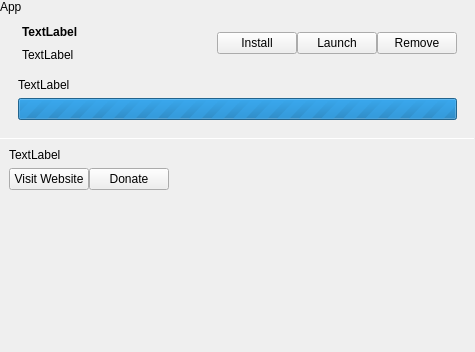
<?xml version="1.0" encoding="UTF-8"?>
<ui version="4.0">
 <class>AppInfoPopover</class>
 <widget class="QWidget" name="AppInfoPopover">
  <property name="geometry">
   <rect>
    <x>0</x>
    <y>0</y>
    <width>475</width>
    <height>352</height>
   </rect>
  </property>
  <property name="windowTitle">
   <string notr="true">Form</string>
  </property>
  <layout class="QVBoxLayout" name="verticalLayout">
   <property name="spacing">
    <number>0</number>
   </property>
   <property name="leftMargin">
    <number>0</number>
   </property>
   <property name="topMargin">
    <number>0</number>
   </property>
   <property name="rightMargin">
    <number>0</number>
   </property>
   <property name="bottomMargin">
    <number>0</number>
   </property>
   <item>
    <widget class="tTitleLabel" name="titleLabel">
     <property name="text">
      <string notr="true">App</string>
     </property>
    </widget>
   </item>
   <item>
    <layout class="QVBoxLayout" name="verticalLayout_5">
     <property name="spacing">
      <number>6</number>
     </property>
     <property name="leftMargin">
      <number>9</number>
     </property>
     <property name="topMargin">
      <number>9</number>
     </property>
     <property name="rightMargin">
      <number>9</number>
     </property>
     <property name="bottomMargin">
      <number>9</number>
     </property>
     <item>
      <layout class="QGridLayout" name="gridLayout">
       <item row="1" column="1">
        <widget class="QLabel" name="summaryLabel">
         <property name="text">
          <string notr="true">TextLabel</string>
         </property>
         <property name="wordWrap">
          <bool>true</bool>
         </property>
        </widget>
       </item>
       <item row="0" column="0" rowspan="2">
        <widget class="QLabel" name="iconLabel">
         <property name="text">
          <string notr="true"/>
         </property>
        </widget>
       </item>
       <item row="0" column="1">
        <widget class="QLabel" name="appNameLabel">
         <property name="sizePolicy">
          <sizepolicy hsizetype="Expanding" vsizetype="Preferred">
           <horstretch>0</horstretch>
           <verstretch>0</verstretch>
          </sizepolicy>
         </property>
         <property name="font">
          <font>
           <weight>75</weight>
           <bold>true</bold>
          </font>
         </property>
         <property name="text">
          <string notr="true">TextLabel</string>
         </property>
        </widget>
       </item>
       <item row="0" column="2" rowspan="2">
        <widget class="QWidget" name="actionsWidget" native="true">
         <layout class="QHBoxLayout" name="horizontalLayout">
          <property name="spacing">
           <number>0</number>
          </property>
          <item>
           <widget class="tCircularSpinner" name="actionSpinner" native="true"/>
          </item>
          <item>
           <widget class="QPushButton" name="installButton">
            <property name="text">
             <string>Install</string>
            </property>
            <property name="icon">
             <iconset theme="package-install">
              <normaloff>.</normaloff>.</iconset>
            </property>
           </widget>
          </item>
          <item>
           <widget class="QPushButton" name="launchButton">
            <property name="text">
             <string>Launch</string>
            </property>
            <property name="icon">
             <iconset theme="go-next">
              <normaloff>.</normaloff>.</iconset>
            </property>
           </widget>
          </item>
          <item>
           <widget class="QPushButton" name="removeButton">
            <property name="text">
             <string>Remove</string>
            </property>
            <property name="icon">
             <iconset theme="package-remove">
              <normaloff>.</normaloff>.</iconset>
            </property>
           </widget>
          </item>
         </layout>
        </widget>
       </item>
      </layout>
     </item>
     <item>
      <widget class="tConditionalWidget" name="progressWidget" native="true">
       <layout class="QVBoxLayout" name="verticalLayout_4">
        <item>
         <widget class="QLabel" name="statusLabel">
          <property name="text">
           <string notr="true">TextLabel</string>
          </property>
         </widget>
        </item>
        <item>
         <widget class="QProgressBar" name="progressBar">
          <property name="maximum">
           <number>0</number>
          </property>
          <property name="value">
           <number>-1</number>
          </property>
         </widget>
        </item>
       </layout>
      </widget>
     </item>
    </layout>
   </item>
   <item>
    <widget class="Line" name="line">
     <property name="maximumSize">
      <size>
       <width>16777215</width>
       <height>1</height>
      </size>
     </property>
     <property name="orientation">
      <enum>Qt::Horizontal</enum>
     </property>
    </widget>
   </item>
   <item>
    <widget class="tStackedWidget" name="stackedWidget">
     <property name="currentIndex">
      <number>0</number>
     </property>
     <widget class="QWidget" name="detailsPage">
      <layout class="QVBoxLayout" name="verticalLayout_3">
       <property name="spacing">
        <number>0</number>
       </property>
       <property name="leftMargin">
        <number>0</number>
       </property>
       <property name="topMargin">
        <number>0</number>
       </property>
       <property name="rightMargin">
        <number>0</number>
       </property>
       <property name="bottomMargin">
        <number>0</number>
       </property>
       <item>
        <widget class="QScrollArea" name="scrollArea">
         <property name="frameShape">
          <enum>QFrame::NoFrame</enum>
         </property>
         <property name="widgetResizable">
          <bool>true</bool>
         </property>
         <widget class="QWidget" name="scrollAreaWidgetContents">
          <property name="geometry">
           <rect>
            <x>0</x>
            <y>0</y>
            <width>475</width>
            <height>199</height>
           </rect>
          </property>
          <layout class="QVBoxLayout" name="verticalLayout_2">
           <property name="spacing">
            <number>0</number>
           </property>
           <property name="leftMargin">
            <number>0</number>
           </property>
           <property name="topMargin">
            <number>0</number>
           </property>
           <property name="rightMargin">
            <number>0</number>
           </property>
           <property name="bottomMargin">
            <number>0</number>
           </property>
           <item>
            <widget class="ScreenshotBrowser" name="screenshotBrowser" native="true"/>
           </item>
           <item>
            <layout class="QVBoxLayout" name="verticalLayout_6">
             <property name="spacing">
              <number>6</number>
             </property>
             <property name="leftMargin">
              <number>9</number>
             </property>
             <property name="topMargin">
              <number>9</number>
             </property>
             <property name="rightMargin">
              <number>9</number>
             </property>
             <property name="bottomMargin">
              <number>9</number>
             </property>
             <item>
              <widget class="QLabel" name="descriptionLabel">
               <property name="text">
                <string notr="true">TextLabel</string>
               </property>
               <property name="wordWrap">
                <bool>true</bool>
               </property>
              </widget>
             </item>
             <item>
              <layout class="QHBoxLayout" name="horizontalLayout_2">
               <property name="spacing">
                <number>0</number>
               </property>
               <item>
                <widget class="QPushButton" name="homepageButton">
                 <property name="text">
                  <string>Visit Website</string>
                 </property>
                </widget>
               </item>
               <item>
                <widget class="QPushButton" name="donateButton">
                 <property name="text">
                  <string>Donate</string>
                 </property>
                </widget>
               </item>
               <item>
                <spacer name="horizontalSpacer">
                 <property name="orientation">
                  <enum>Qt::Horizontal</enum>
                 </property>
                 <property name="sizeHint" stdset="0">
                  <size>
                   <width>40</width>
                   <height>20</height>
                  </size>
                 </property>
                </spacer>
               </item>
              </layout>
             </item>
             <item>
              <spacer name="verticalSpacer">
               <property name="orientation">
                <enum>Qt::Vertical</enum>
               </property>
               <property name="sizeHint" stdset="0">
                <size>
                 <width>20</width>
                 <height>0</height>
                </size>
               </property>
              </spacer>
             </item>
            </layout>
           </item>
          </layout>
         </widget>
        </widget>
       </item>
      </layout>
     </widget>
    </widget>
   </item>
  </layout>
 </widget>
 <customwidgets>
  <customwidget>
   <class>tTitleLabel</class>
   <extends>QLabel</extends>
   <header location="global">ttitlelabel.h</header>
   <slots>
    <signal>backButtonClicked()</signal>
   </slots>
  </customwidget>
  <customwidget>
   <class>tStackedWidget</class>
   <extends>QStackedWidget</extends>
   <header location="global">tstackedwidget.h</header>
   <container>1</container>
   <slots>
    <signal>switchingFrame(int)</signal>
   </slots>
  </customwidget>
  <customwidget>
   <class>tConditionalWidget</class>
   <extends>QWidget</extends>
   <header location="global">tconditionalwidget.h</header>
   <container>1</container>
  </customwidget>
  <customwidget>
   <class>tCircularSpinner</class>
   <extends>QWidget</extends>
   <header location="global">tcircularspinner.h</header>
   <container>1</container>
  </customwidget>
  <customwidget>
   <class>ScreenshotBrowser</class>
   <extends>QWidget</extends>
   <header>popovers/screenshotbrowser.h</header>
   <container>1</container>
  </customwidget>
 </customwidgets>
 <resources/>
 <connections/>
</ui>
